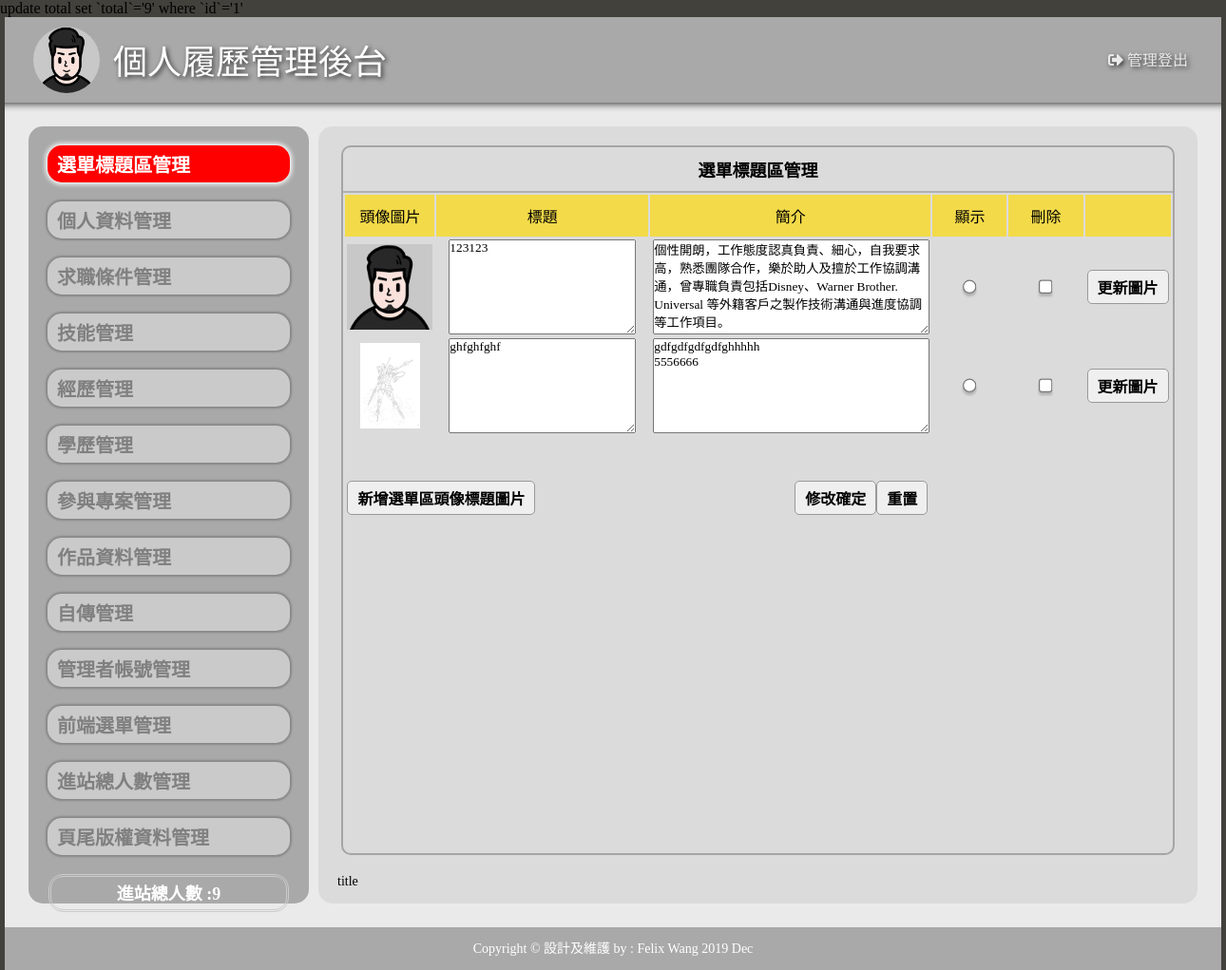
Page /admin.php on the earlier database version.
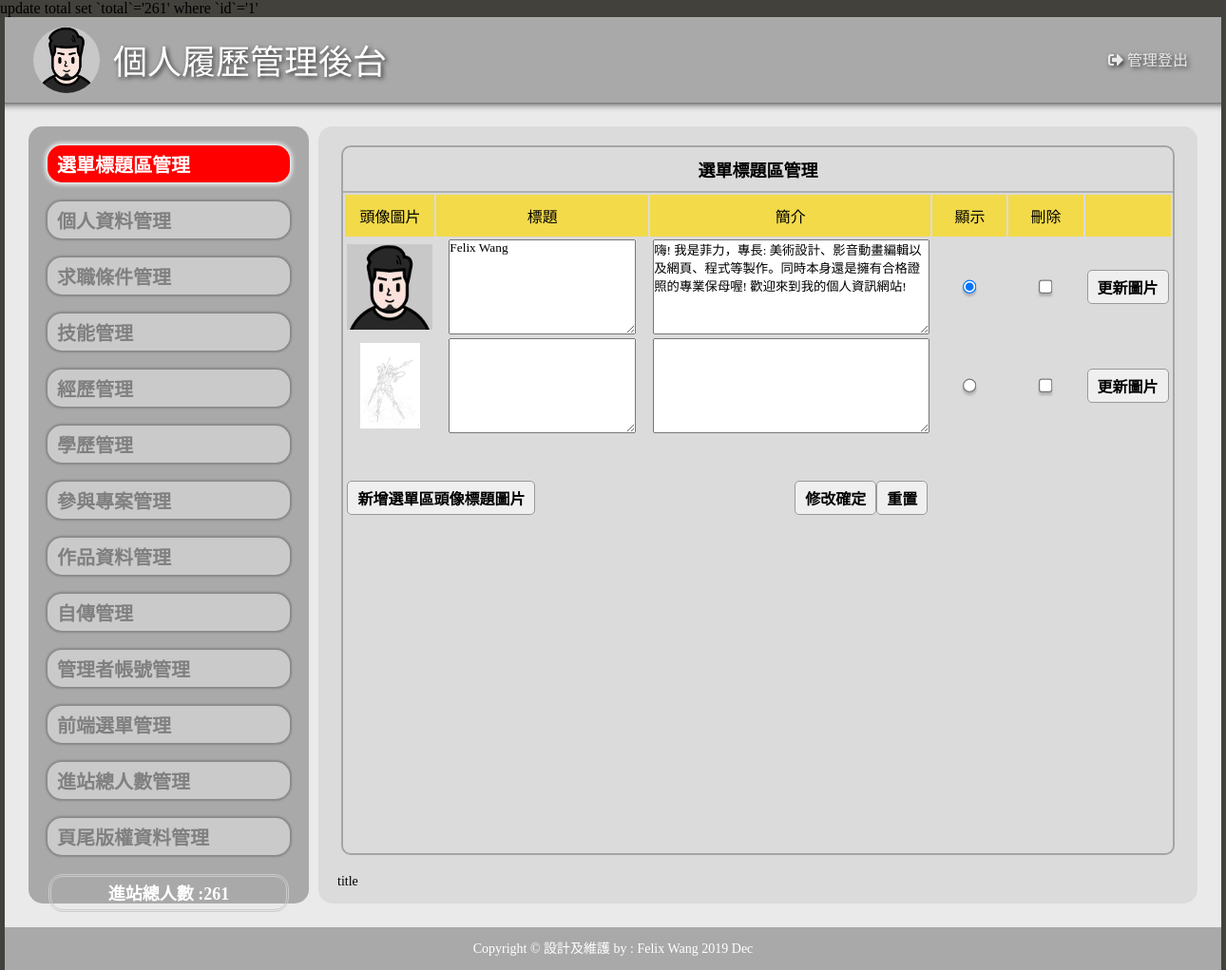
Same page on the later database version.
### tables this page shows
CREATE TABLE `title` (
  `id` int(5) UNSIGNED NOT NULL,
  `file` text NOT NULL,
  `title` text NOT NULL,
  `text` text NOT NULL,
  `sh` int(1) NOT NULL DEFAULT 0
);

### base.php (called while the page is built, shortened)
<?php
$dsn="mysql:host=localhost;charset=utf8;dbname=resume";
$pdo=new PDO($dsn,"root","");
function all($table,...$arg){
  global $pdo;
  $sql="select * from $table";
  return $pdo->query($sql)->fetchAll();
}
?>

### admin/title.php (the view, shortened to what this page needs)
<?php
include_once "./base.php";
 $useTable="title";
?>
<div class="frame">
  <p class="t cent botli">選單標題區管理</p>
  <form method="post" action="./api/edit.php">
    <table width="100%">
      <tbody>
        <tr class="yel">
          <td width="10%">頭像圖片</td>
          <td width="30%">標題</td>
          <td width="40%">簡介</td>
          <td width="10%">顯示</td>
          <td width="10%">刪除</td>
          <td></td>
        </tr>
        <?php
        $rows=all($useTable);
        foreach($rows as $r){
        ?>
        <tr class="cent">
          <td>
            <img src="./img/<?=$r['file'];?>" style="width:auto;height:90px">
          </td>
          <td>
            <textarea name="title[]" id="title" cols="30" rows="10" style="width:90%;height:100px"><?=$r['title'];?></textarea>
          </td>
          <td >
            <textarea name="text[]" id="text" cols="30" rows="10" style="width:100%;height:100px"><?=$r['text'];?></textarea>
          </td>
          <td>
          <label class='hasborder-c'><input type="radio" name="sh" value="<?=$r['id'];?>" <?=($r['sh']==1)?"checked":"";?>></label>
          </td>
          <td>
          <label class='hasborder-s'><input type="checkbox" name="del[]" value="<?=$r['id'];?>">
          </td>
          <td>
            <input type="button" value="更新圖片" onclick="op('#cover','#cvr','./view/update_<?=$useTable;?>.php?id=<?=$r['id'];?>&table=<?=$useTable;?>')" ></label>
          </td>
        </tr>
        <?php
        }
        ?>
      </tbody>
    </table>
    <table style="margin-top:40px; width:79%;">      <tbody>
        <tr>
          <td>
            <input type="button"
                   onclick="op('#cover','#cvr','./view/<?=$useTable;?>.php?table=<?=$useTable;?>')"
                   value="新增選單區頭像標題圖片">
          </td>
          <td class="cent"><input type="submit" value="修改確定"><input type="reset" value="重置"></td>
        </tr>
      </tbody>
    </table>
  </form>
</div>

### admin.php (shortened to what this page needs)
<?php
include_once "base.php";
?>
<!DOCTYPE html>
<html lang="en">
<head>
  <link rel="stylesheet" href="assets/css/all.min.css" />
  <link rel="stylesheet" href="./css/style.css" type="text/css">
  <link rel="stylesheet" href="./css/css.css" type="text/css">
</head>
<body>
  <div id="main">
    <div class="top">
      <div class="head" style="text-align:center;width:70px;display:inline-block">
        <a href="index.php"><img src="./img/head.jpg" alt="個人履歷資料網" title="個人履歷資料網"
            style="width:70px;height:70px"></a>
      </div>
      <div style="display:inline-block;text-align: left">
        <svg width="835" height="90">
          <text text-anchor='left' x="0" y="60"
            style="fill:#ffffff; font-size: 36px;text-shadow: 2px 2px 5px #333">個人履歷管理後台</text>
        </svg>
      </div>
      <div class="exit" onclick="location.replace('./api/logout.php')"><i class="fas fa-sign-out-alt"></i> 管理登出</div>
    </div>
    <div class="container">
      <div class="flex">
        <div class="menu">
          <div>
          <a href="?do=title"  id="title">選單標題區管理</a>
          <a href="?do=info" id="info">個人資料管理</a>
          <a href="?do=cond" id="cond">求職條件管理</a>
          <a href="?do=skill" id="skill">技能管理</a>
          <a href="?do=history" id="history">經歷管理</a>
          <a href="?do=school" id="school">學歷管理</a>
          <a href="?do=project" id="project">參與專案管理</a>
          <a href="?do=gallery" id="gallery">作品資料管理</a>
          <a href="?do=doc" id="doc">自傳管理</a>
          <a href="?do=admin" id="admin">管理者帳號管理</a>
          <a href="?do=menu" id="menu">前端選單管理</a>
          <a href="?do=total" id="total">進站總人數管理</a>
          <a href="?do=bottom" id="bottom">頁尾版權資料管理</a>
          </div>
          <div class="dbor" >
            <span class="t">進站總人數 :<?=$_SESSION['total'];?></span>
          </div>
        </div>
        <div class="content">
        <?php
              $do=(!empty($_GET['do']))?$_GET['do']:"title";
              $path="./admin/" . $do . ".php";
              if(file_exists($path)){
                include $path;
              }else{
                include "./admin/title.php";
              }
              echo $do
        ?>
        </div>
      </div>
    </div>
    <div class="footer">
    <?php include "footer.php";?>
    </div>
  </div>
</body>
</html>

Differences in the rows shown:
changed title: title "123123" → "Felix Wang"; text "個性開朗，工作態度認真負責、細心，自我要求高，熟悉團隊合作，樂於助人及擅於工作協調溝通，曾專職負責包括Disney、Warner Brother. Universal 等外籍客戶之製作技術溝通與進度協調等工作項目。" → "嗨! 我是菲力，專長: 美術設計、影音動畫編輯以及網頁、程式等製作。同時本身還是擁有合格證照的專業保母喔! 歡迎來到我的個人資訊網站!"; sh "☐" → "☑"
changed title (number 2 of 2 on the later page): title "ghfghfghf" → (not shown); text "gdfgdfgdfgdfghhhhh 5556666" → (not shown)
Other differences:
text written by a page script: "update total set `total`='9' where `id`='1'" → "update total set `total`='261' where `id`='1'"
$_SESSION['total']: "9" → "261"
